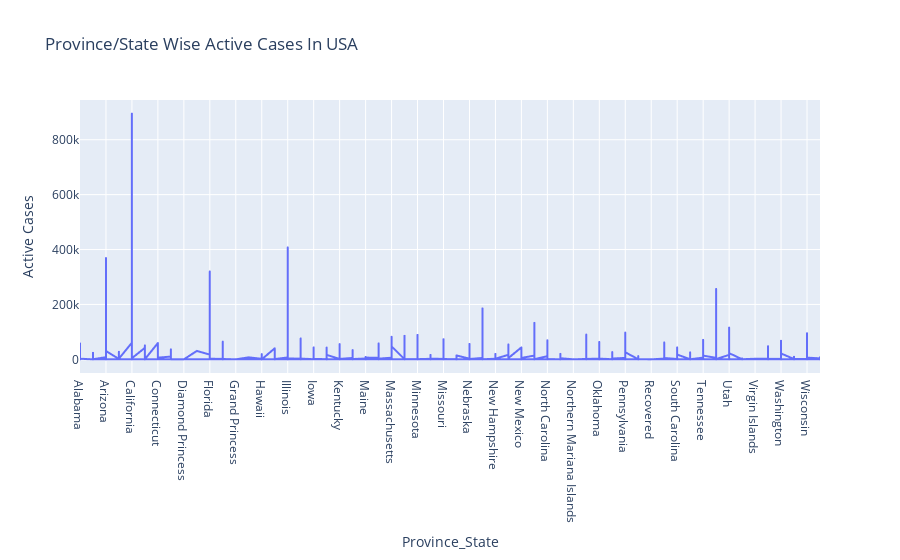

Notebook source saved alongside this figure:
### Markdown cell above
### Plot Province/State Wise Active Cases in USA

### Code cell
# Province/State Wise Active Cases In USA
fig = px.line(usa_data, x='Province_State', y='Active', title='Province/State Wise Active Cases In USA')
fig.update_xaxes(title_text='Province_State')
fig.update_yaxes(title_text='Active Cases')
fig.show()

### Figure 1 — Plotly figure (JSON) as saved in the notebook; plotly's stock layout.template omitted (floating-point values rounded to 4 significant figures; data arrays with more than 128 entries replaced by an {"elided": "..."} marker saying what was removed)
{"data": [{"hovertemplate": "Province_State=%{x}<br>Active=%{y}<extra></extra>", "legendgroup": "", "line": {"color": "#636efa", "dash": "solid"}, "marker": {"symbol": "circle"}, "mode": "lines", "name": "", "showlegend": false, "type": "scattergl", "x": {"elided": "3276 str values"}, "xaxis": "x", "y": {"elided": "3276 int values"}, "yaxis": "y"}], "layout": {"legend": {"tracegroupgap": 0}, "title": {"text": "Province/State Wise Active Cases In USA"}, "xaxis": {"anchor": "y", "domain": [0, 1], "title": {"text": "Province_State"}}, "yaxis": {"anchor": "x", "domain": [0, 1], "title": {"text": "Active Cases"}}}}
